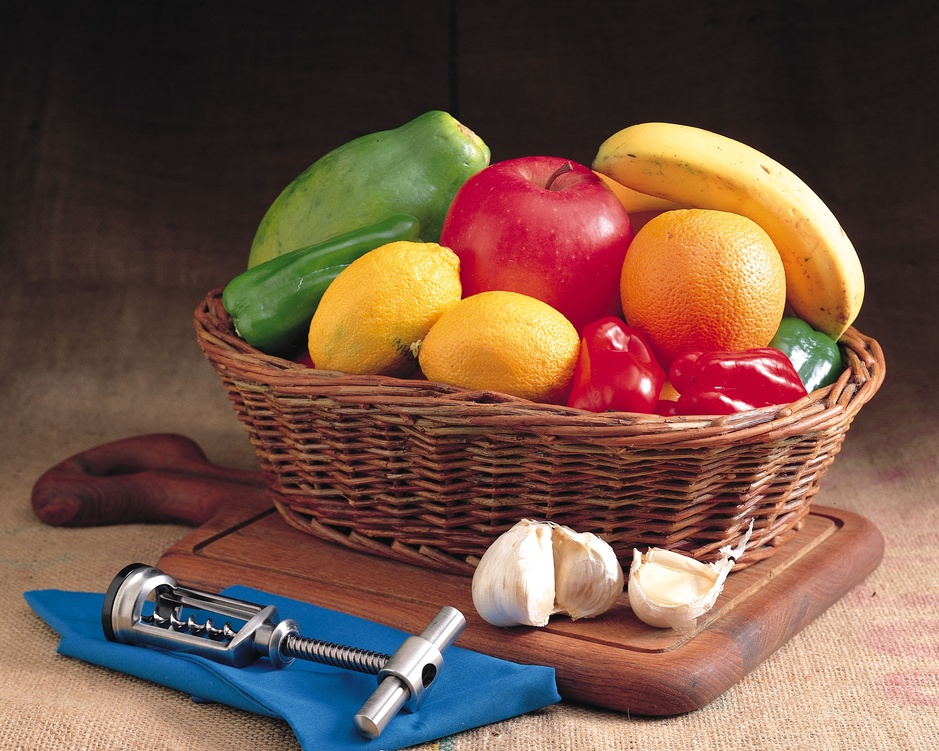
//> input picture PD5/fruit.jpg, 939 x 751 px, shrunk from 2560 x 2048 before the run
$ ./glcm fruit.jpg   (built with g++ and OpenCV 4)
//> lines starting //> are read from the running program, lines starting //| are printed output that depends on the picture
#include "opencv2/imgproc/imgproc.hpp"
#include "opencv2/highgui/highgui.hpp"
#include <iostream>
#include <opencv2/opencv.hpp>
#include <cv.h>

void glcm(cv::Mat src_img){
    cv::Mat glcmatrix(256,256, CV_32FC1);
    float HorMatrix[256][256];
    float FVMatrix[256][256];
    int total = 0;

    std::cout<<"2"<<std::endl;

    for (int i = 0; i < 256; ++i)
        for (int j = 0; j < 256; ++j)
            HorMatrix[i][j] = 0;

    std::cout<<"3"<<std::endl;
    for (int i = 0; i < src_img.rows; ++i)
    {
        for (int j = 0; j < src_img.cols-1; ++j)
        {
                HorMatrix[(int)src_img.at<uchar>(i,j)][(int)src_img.at<uchar>(i,j+1)] += 1;
                total++;
        }
    }

    std::cout<<"4"<<std::endl;
    std::cout<<total<<std::endl;

    for (int i = 0; i < 256; ++i)
        for (int j = 0; j < 256; ++j)
            glcmatrix.at<float>(i,j) = (float)HorMatrix[i][j]/total;

    std::cout<<"5"<<std::endl;
    cv::FileStorage fs("GLCM.xml", cv::FileStorage::WRITE);
    fs << "GLCM" << glcmatrix;

    total = 0;
    for (int i = 1; i < src_img.rows; ++i)
    {
        for (int j = 0; j < src_img.cols-1; ++j)
        {
            FVMatrix[(int)src_img.at<uchar>(i,j)][(int)src_img.at<uchar>(i-1,j+1)] += 1;
            total++;
        }
    }
    std::cout<<total<<std::endl;
    for (int i = 0; i < 256; ++i)
        for (int j = 0; j < 256; ++j)
            glcmatrix.at<float>(i,j) = (float)FVMatrix[i][j]/total;

    cv::FileStorage fs2("GLCM45.xml", cv::FileStorage::WRITE);
    fs2 << "GLCM45" << glcmatrix;
}

int main(int argc, char const *argv[])
{
    cv::Mat src_img;
    std::cout<<"1"<<std::endl;
    src_img = cv::imread(argv[1]);
//> src_img is the input picture: 751 rows x 939 cols, CV_8UC3; mean B, G, R 69.7, 83.8, 114.6
    cv::cvtColor(src_img, src_img, CV_BGR2GRAY);
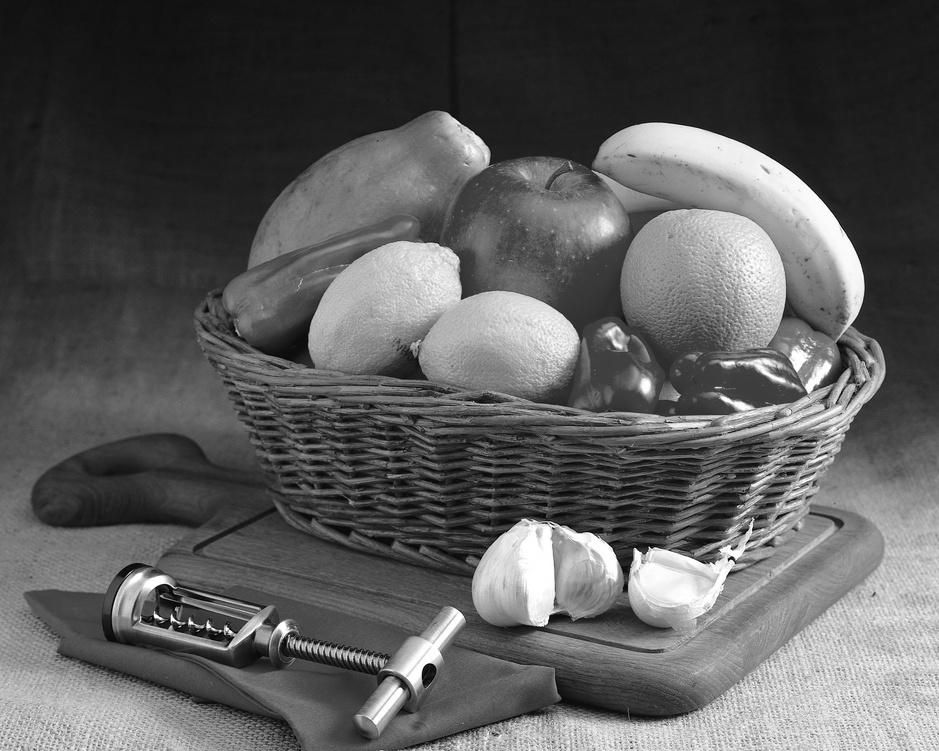
//> src_img: 751 rows x 939 cols, CV_8UC1; min 0, max 255, mean 91.4
    glcm(src_img);
//> the loop in glcm, `for (int i = 0; i < src_img.rows; ++i)` made 751 passes
//> total on passes 1 to 3: 938, 1876, 2814
//> after the loop in glcm, `for (int i = 0; i < src_img.rows; ++i)`: total = 704438
//| 704438
//> after the loop in glcm, `for (int i = 0; i < 256; ++i)`:
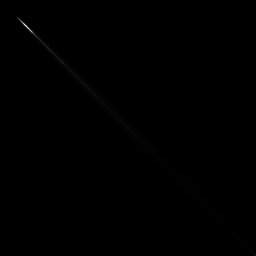
//> glcmatrix: 256 rows x 256 cols, CV_32FC1; min 0, max 0.0122, mean 1.53e-05; drawn with min black and max white
//> the loop in glcm, `for (int i = 1; i < src_img.rows; ++i)` made 750 passes
//> after the loop in glcm, `for (int i = 1; i < src_img.rows; ++i)`: total = 703500
//| 703500
    return 0;
}
